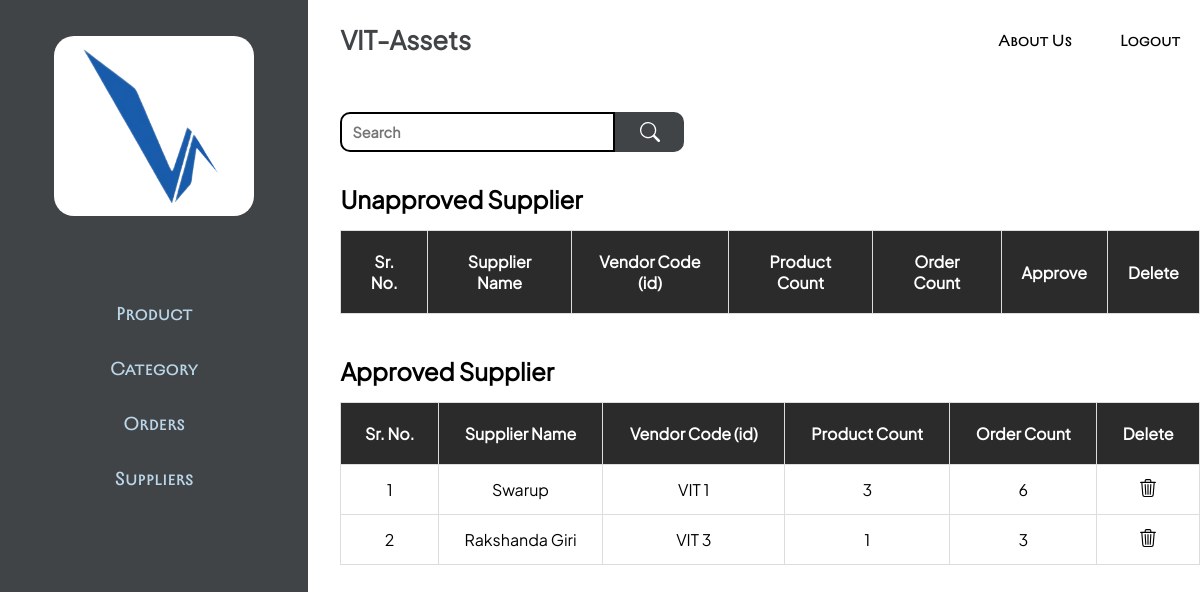
/supplier.php (signed in), run on the app's committed database.
### tables this page shows
CREATE TABLE `supplier` (
  `sup_id` int(11) NOT NULL,
  `sup_name` varchar(150) NOT NULL,
  `start_date` datetime NOT NULL DEFAULT current_timestamp(),
  `end_date` datetime NOT NULL DEFAULT current_timestamp(),
  `password` varchar(150) NOT NULL,
  `email` varchar(255) NOT NULL,
  `status` int(11) NOT NULL DEFAULT 0
);

### supplier.php (the view, shortened to what this page needs)
<!DOCTYPE html>
<html>
<head>
    <link rel="stylesheet" href="https://cdn.jsdelivr.net/npm/bootstrap-icons@1.10.3/font/bootstrap-icons.css">
    <link rel="stylesheet" href="table.css">
</head>
<body>
    <section>
        <div class="main-row">
            <div class="col-2 sec-1 ">
                <div class="div-img">
                    <img src="logo.png" width="160px">
                </div>
                <div class="link">
                    <h3 class="link-text">
                        <a href="./products.php">
                            Product
                        </a>
                    </h3>
                </div>
                <div class="link">
                    <h3 class="link-text">
                        <a href="./category.php">
                            Category
                        </a>
                    </h3>
                </div>
                <div class="link">
                    <h3 class="link-text">
                        <a href="./order.php">
                            Orders
                        </a>
                    </h3>
                </div>
                <div class="link">
                    <h3 class="link-text">
                        <a href="./supplier.php">
                            Suppliers
                        </a>
                    </h3>
                </div>
            </div>
            <div class=" col-10 sec-2">
                <nav>
                    <h1 class="logo">
                    <a href="./home.php"> VIT-Assets </a>
                    </h1>
                    <ul class="links">
                        <li class="link-text">
                            <a href="./abt_us.html" class="nav-link">
                                About Us
                            </a>
                        </li>
                        <li class="link-text">
                            <a href="./logout.php" class="nav-link">
                                Logout
                            </a>
                        </li>
                    </ul>
                </nav>
                <div class="search-bar-outer">
                    <form action="" class="search-bar">
                        <input type="text" class="search-bar-1" name="search" placeholder="Search">
                        <button class="search-bar-2">
                            <svg xmlns="http://www.w3.org/2000/svg" width="20" height="20" fill="white"
                                class="bi bi-search" viewBox="0 0 16 16">
                                <path
                                    d="M11.742 10.344a6.5 6.5 0 1 0-1.397 1.398h-.001c.03.04.062.078.098.115l3.85 3.85a1 1 0 0 0 1.415-1.414l-3.85-3.85a1.007 1.007 0 0 0-.115-.1zM12 6.5a5.5 5.5 0 1 1-11 0 5.5 5.5 0 0 1 11 0z" />
                            </svg>
                        </button>
                    </form>
                </div>
                <h1>
                    Unapproved Supplier
                </h1>
                <table id="customers">
                    <tr>
                        <th style="text-align:center; padding: 20px;">Sr. No.</th>
                        <th style="text-align:center; padding: 20px;">Supplier Name</th>
                        <th style="text-align:center; padding: 20px;">Vendor Code (id)</th>
                        <th style="text-align:center; padding: 20px;">Product Count</th>
                        <th style="text-align:center; padding: 20px;">Order Count</th>
                        <th style="text-align:center; padding: 20px;">Approve</th>
                        <th style="text-align:center; padding: 20px;">Delete</th>
                    </tr>
                    <?php
                    $conn = mysqli_connect('localhost', 'root', '', 'college_inv')
                        or die('Connection Issue');
                    if (isset($_GET['search'])) {
                        $src = $_GET['search'];
                        $res = mysqli_query($conn, "select * from supplier WHERE sup_name LIKE '%$src%' and status='0'");
                    } else {
                        $res = mysqli_query($conn, "select * from supplier where status='0'");
                    }
                        ?>
                </table>
                <br><br>
                <h1>
                    Approved Supplier
                </h1>
                <table id="customers">
                    <tr>
                        <th style="text-align:center; padding: 20px;">Sr. No.</th>
                        <th style="text-align:center; padding: 20px;">Supplier Name</th>
                        <th style="text-align:center; padding: 20px;">Vendor Code (id)</th>
                        <th style="text-align:center; padding: 20px;">Product Count</th>
                        <th style="text-align:center; padding: 20px;">Order Count</th>
                        <th style="text-align:center; padding: 20px;">Delete</th>
                    </tr>
                    <?php
                    $i = 0;
                    $conn = mysqli_connect('localhost', 'root', '', 'college_inv')
                        or die('Connection Issue');
                    if (isset($_GET['search'])) {
                        $src = $_GET['search'];
                        $res = mysqli_query($conn, "select * from supplier WHERE sup_name LIKE '%$src%' and status='1'");
                    } else {
                        $res = mysqli_query($conn, "select * from supplier where status='1'");
                    }
                    while ($data = mysqli_fetch_assoc($res)) {
                        $sup_id = $data["sup_id"];
                        ?>
                        <tr>
                            <td>
                                <?php echo ++$i; ?>
                            </td>
                            <td>
                                <?php echo $data['sup_name']; ?>
                            </td>
                            <td>VIT
                                <?php echo $data['sup_id']; ?>
                            </td>
                            <td>
                                <?php
                                echo mysqli_num_rows(mysqli_query($conn, "select * from products WHERE sup_id = '$sup_id'"));
                                ?>
                            </td>
                            <td>
                                <?php
                                echo mysqli_num_rows(mysqli_query($conn, "select * from orders WHERE sup_id = '$sup_id'"));
                                ?>
                            </td>
                            <td class="btn-center"><a href=""><button class="delete-btn">
                                    </button></a></td>
                        </tr>
                        <?php
                    }
                    ?>
                </table>
            </div>
        </div>
    </section>
</body>
</html>

### table.css (style rules this page uses)
* { padding: 0; margin: 0; box-sizing: border-box; font-family: pitagon-reg; }
.sec-1 { display: flex; align-items: center; justify-content: flex-start; padding: 2rem; padding-top: 3%; flex-direction: column; background-color: rgb(65, 68, 71); width: 40vh; height: 100vh; }
.div-img { display: flex; align-items: center; justify-content: center; padding: 10px; border-radius: 20px; width: 200px; background-color: white; margin-bottom: 60px; }
.link { display: flex; align-items: center; justify-content: center; text-align: center; color: white; margin-top: 20px; padding: 5px; }
.link-text a { font-family: Ricordi-regular; font-weight: lighter; color: #BAD7E9; }
a { color: currentColor; text-decoration: none; }
.main-row { display: flex; gap: 2rem; }
nav { height: 10vh; width: 70vw; display: flex; align-items: center; justify-content: space-between; }
.logo { color: rgb(65, 68, 71); font-size: 1.6rem; font-family: Ricordi-regular; }
.btn-center { text-align: center; }
.delete-btn { background-color: #eb455e00; border: none; padding: .5rem 2rem; transition: all ease-in-out 600ms; }
ul { list-style: none; display: flex; align-items: center; gap: 3rem; }
.link-text a.nav-link { color: black; transition: all ease-in-out 500ms; }
#customers { flex-direction: column; justify-content: center; align-items: center; font-family: Arial, Helvetica, sans-serif; border-collapse: collapse; width: 100%; margin-top: 4rem; }
#customers td, #customers th { border: 1px solid #ddd; padding: 6px; text-align: center; }
#customers th { padding-top: 12px; padding-bottom: 12px; text-align: left; background-color: rgb(43, 43, 43); color: white; }
.search-bar-outer { width: 100%; height: 13%; display: flex; flex-direction: row; justify-content: space-between; align-items: center; }
.search-bar { display: flex; flex-direction: row; justify-content: center; width: 40%; height: 40px;; }
.search-bar-1 { border: black solid 2px; border-radius: 10px 0 0 10px ; padding: 10px; width: 80%; background-color: rgb(255, 255, 255); font-size: 0.9rem; font-family: pitagon-reg; font-weight:bold; }
.search-bar-2 { display: flex; flex-direction: row; justify-content: center; align-items: center; border: rgb(65, 68, 71); solid 2px; border-radius: 0px 10px 10px 0px ; padding: 5px; width: 20%; background-color: rgb(65, 68, 71); cursor: pointer; }

### supplier.php (style rules this page uses)
#customers { margin-top: 1rem; }

### data on the page
supplier: sup_name "Swarup", sup_id "1", sup_id "3", sup_id "6"
supplier: sup_name "Rakshanda Giri", sup_id "3", sup_id "1"
